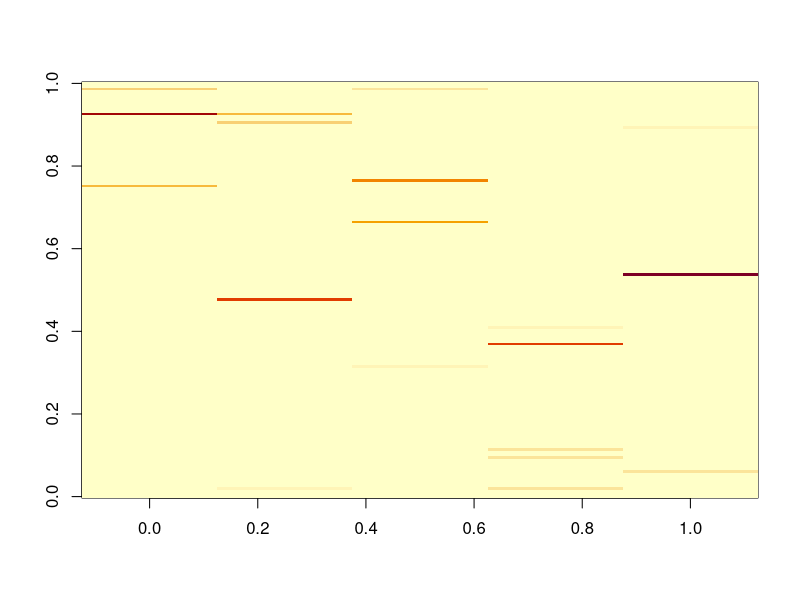
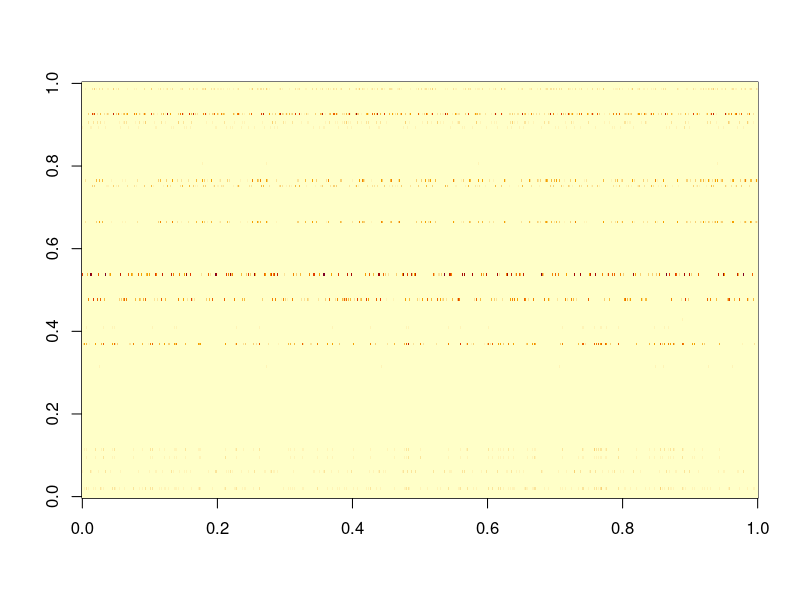

These figures' R source, in order: (Note: this script raises an error after producing the figures.)
rm(list=ls(all=TRUE))
library('MCMCpack')
set.seed(3)

nobs=1000
nloc=150

nclust=5
z.true=z=sample(1:nclust,size=nobs,replace=T)
theta.true=theta=rdirichlet(nclust,rep(0.01,nloc))
image(theta.true)
n=round(runif(nobs,min=50,max=250))

obs=matrix(NA,nobs,nloc)
for (i in 1:nobs){
  tmp=theta[z[i],]
  obs[i,]=rmultinom(1,size=n[i],prob=tmp)
}
image(obs)
rowSums(obs)[1:5]
n[1:5]

setwd('U:\\GIT_models\\cluster_tsegments_loc')
write.csv(obs,'fake data.csv',row.names=F)
